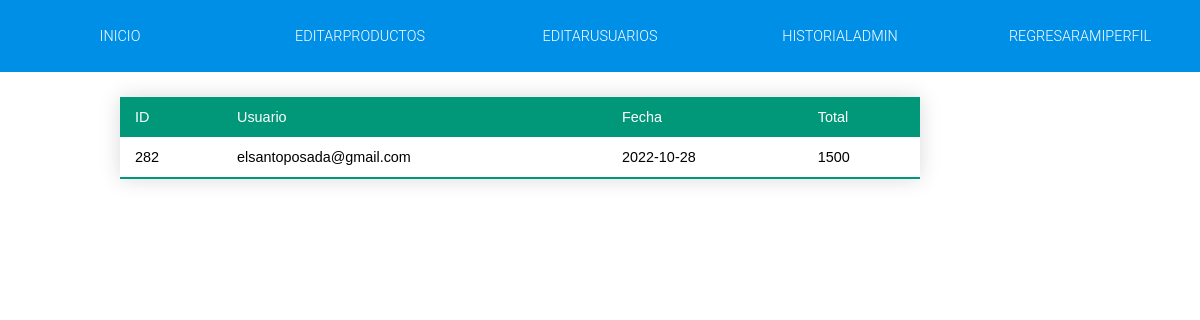
Page /panel/historialadmin (signed in) on the earlier database version.
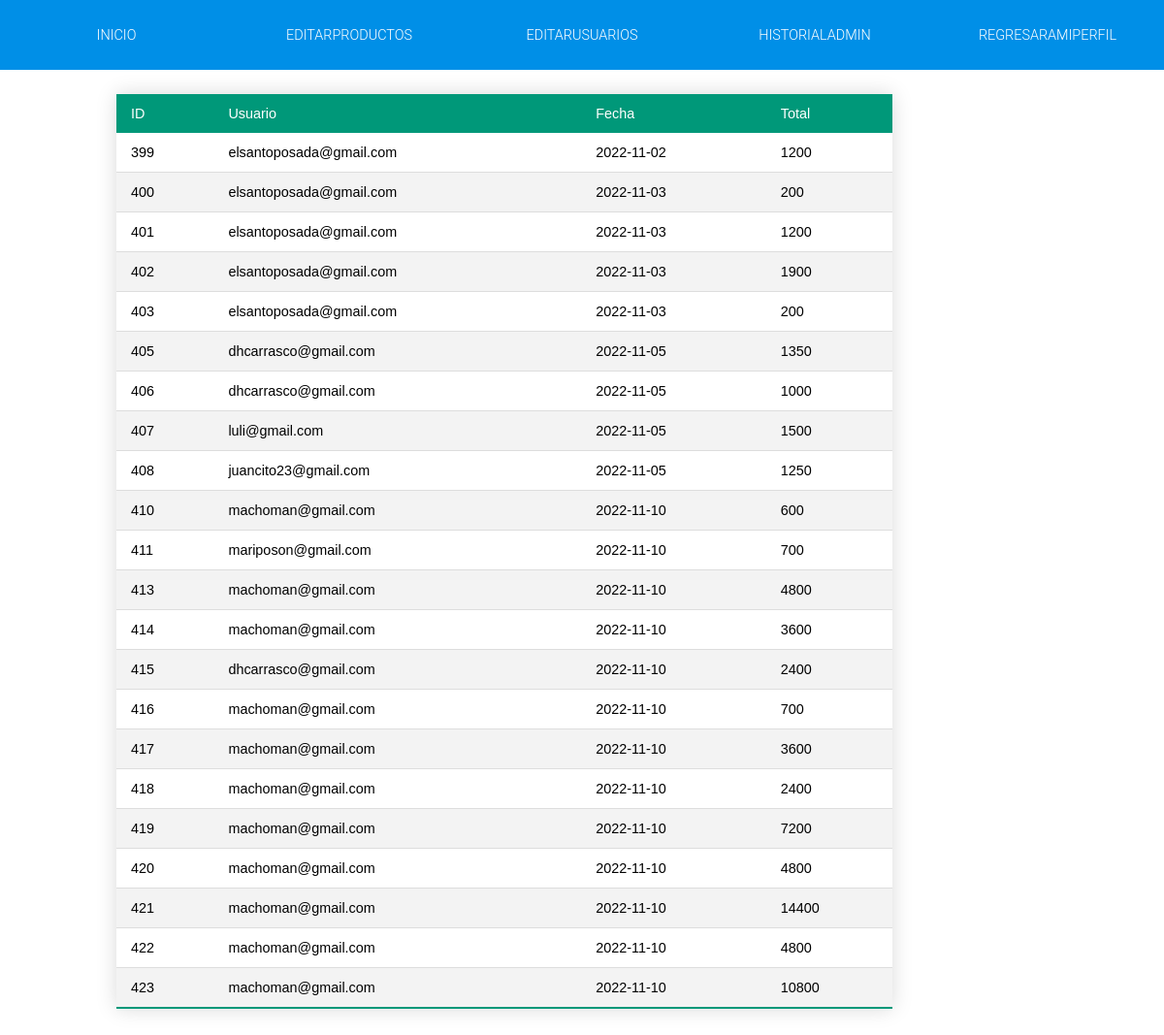
Same page on the later database version.
### tables this page shows
CREATE TABLE `VENTAS` (
  `vid` int(11) NOT NULL,
  `uid` int(11) DEFAULT NULL,
  `Fecha` date DEFAULT NULL,
  `Total` int(7) DEFAULT NULL
);

CREATE TABLE `USUARIOS` (
  `uid` int(11) NOT NULL,
  `nombre` varchar(40) NOT NULL,
  `correo` varchar(60) NOT NULL,
  `contrasena` varchar(250) NOT NULL,
  `telefono` int(32) NOT NULL,
  `avatar` varchar(50) DEFAULT NULL,
  `rango` int(2) NOT NULL,
  `estado` int(2) NOT NULL
);

### libs/view.php (called while the page is built, shortened)
<?php
class View
{
    public function render($nombre)
    {
        require 'views/' . $nombre . '.php';
    }
}

### controllers/Panel_Controller.php (called while the page is built, shortened)
<?php
class Panel_Controller extends controller
{
    public function historialadmin()
    {
        $this->view->render('login/panel/historialadmin');
    }
}

### index.php (called while the page is built, shortened)
<?php
require 'libs/view.php';
$app = new App();

### traduccion/Translate.php (called while the page is built, shortened)
<?php
class Translate
{
    protected static $conf;
    public static function init($locale = null, $path = null)
    {
        self::$conf = new \stdClass;
    }
    private static function setLocale($locale = null)
    {
        isset($locale)
        ? self::$conf->locale = $locale
        : self::$conf->locale = null;
    }
    private static function setDictionary($path = null)
    {
        isset($path)
        ? self::$conf->dictionary = include $path
        : self::$conf->dictionary = null;
    }
    public static function __($phrase)
    {
        if (isset(self::$conf->locale) && isset(self::$conf->dictionary)) {
            return self::$conf->dictionary[$phrase];
        } else {
            return $phrase;
        }
    }
}

### views/login/panel/historialadmin.php (the view, shortened to what this page needs)
<?php
require_once 'traduccion/Translate.php';
require 'libs/connect.php';
if (isset($_SESSION['uid'])) {
    $records = $conn->prepare('SELECT * FROM USUARIOS WHERE uid = :id');
    $records->bindParam(':id', $_SESSION['uid']);
    $records->execute();
    $results = $records->fetch(PDO::FETCH_ASSOC);
    $user = null;
    if (count($results) > 0) {
        $user = $results;
    }
    $records = $conn->prepare('SELECT * FROM USUARIOS_Rangos WHERE rid = :id');
    $records->bindParam(':id', $user['rango']);
    $records->execute();
    $results = $records->fetch(PDO::FETCH_ASSOC);
    if (count($results) > 0) {
        $rango = $results;
    }
} else {
    header("Location: ../login");
    echo "Acceso denegado";
    die();
}
?>
<!DOCTYPE html>
<html lang="en">
<head>
    <link rel="stylesheet" href="../public/css/login/historialadmin.css">
</head>
<body>
<nav class="noselect">
  <ul class="main-menu" id="main-menu">
    <li><a href="<?php echo constant('URL'); ?>"><?=Translate::__('inicio');?></a></li>
    <li><a href="<?php echo constant('URL'); ?>panel/producto"><?=Translate::__('editarproductos');?></a></li>
    <li><a href="<?php echo constant('URL'); ?>panel/editar"><?=Translate::__('editarusuarios');?></a></li>
    <li><a href="<?php echo constant('URL'); ?>panel/historialadmin"><?=Translate::__('historialadmin');?></a></li>
    <li><a href="<?php echo constant('URL'); ?>perfil?uid=<?php echo $_SESSION['uid'] ?>"><?=Translate::__('regresaramiperfil');?></a></li>
  </ul>
</nav>
<div class="ventas">
  <table>
            <thead>
            <tr>
            <td>ID</td>
            <td>Usuario</td>
            <td>Fecha</td>
            <td>Total</td></tr>
            </thead>
            <tbody>
    <?php
    $data = $conn->query("SELECT * FROM VENTAS")->fetchAll();
    foreach ($data as $row){
        $records = $conn->prepare('SELECT * FROM USUARIOS WHERE USUARIOS.uid = :id');
      $records->bindParam(':id', $row['uid']);
      $records->execute();
      $results = $records->fetch(PDO::FETCH_ASSOC);
      $usuario = null;
      if (count($results) > 0) {
          $usuario = $results;
      }
        ?>
          <tr>
            <td class="id"><?php echo $row['vid']; ?></td>
            <td class="nombre"><?php echo $usuario['correo']; ?></td>
            <td class="precio_venta"><?php echo $row['Fecha']; ?></td>
            <td class="precio_compra"><?php echo $row['Total']; ?></td></tr>
          <?php }
    ?>
    </tbody>
            </table>
            </div>
</body>
</html>

Differences in the rows shown:
removed ventas: vid "282", uid.correo "elsantoposada@gmail.com", Fecha "2022-10-28", Total "1500"
added ventas: vid "399", uid.correo "elsantoposada@gmail.com", Fecha "2022-11-02", Total "1200"
added ventas: vid "400", uid.correo "elsantoposada@gmail.com", Fecha "2022-11-03", Total "200"
added ventas: vid "401", uid.correo "elsantoposada@gmail.com", Fecha "2022-11-03", Total "1200"
added ventas: vid "402", uid.correo "elsantoposada@gmail.com", Fecha "2022-11-03", Total "1900"
added ventas: vid "403", uid.correo "elsantoposada@gmail.com", Fecha "2022-11-03", Total "200"
added ventas: vid "405", uid.correo "dhcarrasco@gmail.com", Fecha "2022-11-05", Total "1350"
added ventas: vid "406", uid.correo "dhcarrasco@gmail.com", Fecha "2022-11-05", Total "1000"
added ventas: vid "407", uid.correo "luli@gmail.com", Fecha "2022-11-05", Total "1500"
added ventas: vid "408", uid.correo "juancito23@gmail.com", Fecha "2022-11-05", Total "1250"
added ventas: vid "410", uid.correo "machoman@gmail.com", Fecha "2022-11-10", Total "600"
added ventas: vid "411", uid.correo "mariposon@gmail.com", Fecha "2022-11-10", Total "700"
added ventas: vid "413", uid.correo "machoman@gmail.com", Fecha "2022-11-10", Total "4800"
added ventas: vid "414", uid.correo "machoman@gmail.com", Fecha "2022-11-10", Total "3600"
added ventas: vid "415", uid.correo "dhcarrasco@gmail.com", Fecha "2022-11-10", Total "2400"
added ventas: vid "416", uid.correo "machoman@gmail.com", Fecha "2022-11-10", Total "700"
added ventas: vid "417", uid.correo "machoman@gmail.com", Fecha "2022-11-10", Total "3600"
added ventas: vid "418", uid.correo "machoman@gmail.com", Fecha "2022-11-10", Total "2400"
added ventas: vid "419", uid.correo "machoman@gmail.com", Fecha "2022-11-10", Total "7200"
added ventas: vid "420", uid.correo "machoman@gmail.com", Fecha "2022-11-10", Total "4800"
added ventas: vid "421", uid.correo "machoman@gmail.com", Fecha "2022-11-10", Total "14400"
added ventas: vid "422", uid.correo "machoman@gmail.com", Fecha "2022-11-10", Total "4800"
added ventas: vid "423", uid.correo "machoman@gmail.com", Fecha "2022-11-10", Total "10800"
